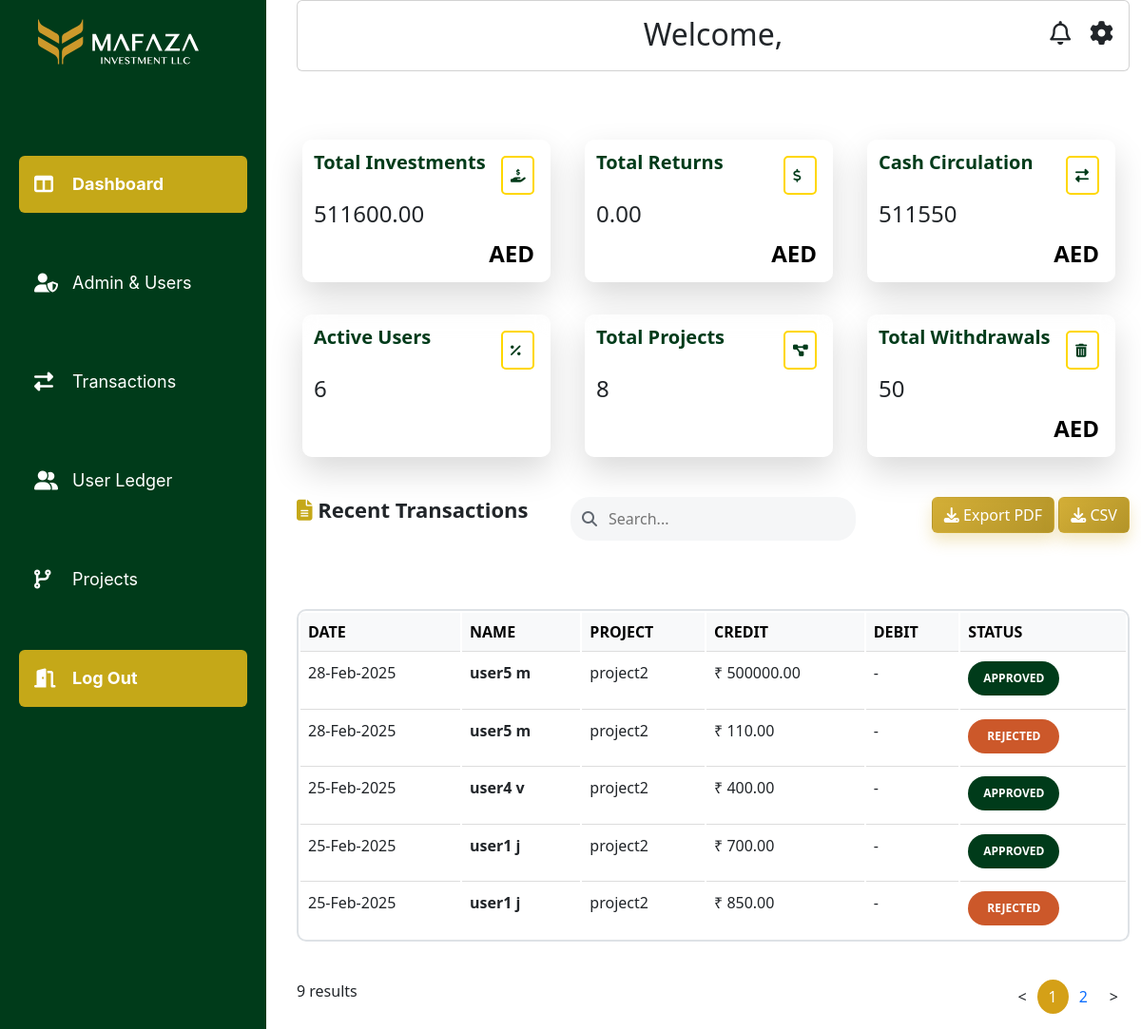
The app's page /mafazapp/admin/transactions/ (signed in) with its own data.
### mafazapp/models.py (models this page shows, shortened)
class Transaction(models.Model):
    TRANSACTION_TYPES = [
        ('investment', 'Investment'),
        ('withdrawal', 'Withdrawal'),
    ]
    date = models.DateField(auto_now_add=True)
    user = models.ForeignKey(CustomUser, on_delete=models.CASCADE, related_name="transactions")
    amount = models.DecimalField(max_digits=12, decimal_places=2)
    project = models.ForeignKey(InvestmentProject, on_delete=models.CASCADE)
    transaction_type = models.CharField(max_length=20, choices=TRANSACTION_TYPES)
    narration = models.TextField()
    receipt = models.ImageField(upload_to='receipts/', blank=True, null=True)
    status = models.CharField(max_length=10, choices=STATUS_CHOICES, default='pending')

class CustomUser(AbstractUser):
    id = models.UUIDField(primary_key=True, default=uuid.uuid4, editable=False)
    phone_number = models.CharField(max_length=15)
    address = models.TextField()
    country = CountryField()
    status = models.CharField(max_length=20, choices=STATUS_CHOICES, default='PENDING')
    is_approved = models.BooleanField(default=False)
    created_at = models.DateTimeField(auto_now_add=True)
    has_requested = models.BooleanField(default=False)

class InvestmentProject(models.Model):
    project_name = models.CharField(max_length=255)
    total_investment = models.DecimalField(max_digits=15, decimal_places=2)
    min_roi = models.DecimalField(max_digits=5, decimal_places=2, help_text="Minimum Return on Investment (%)")
    max_roi = models.DecimalField(max_digits=5, decimal_places=2, help_text="Maximum Return on Investment (%)")
    project_description = models.TextField()
    image1 = models.ImageField(upload_to='project_images/', blank=True, null=True)
    image2 = models.ImageField(upload_to='project_images/', blank=True, null=True)
    image3 = models.ImageField(upload_to='project_images/', blank=True, null=True)
    is_active = models.BooleanField(default=True)  # Added active/inactive toggle
    created_at = models.DateTimeField(auto_now_add=True)

### mafazapp/views.py (the view)
# urls.py: path('admin/transactions/', views.admindashboard, name='admindashboard'),
@user_passes_test(admin_required, login_url='home')
@never_cache
def admindashboard(request):
    user = request.user
    if request.method == "POST" and "update_profile" in request.POST:
        form = UserProfileUpdateForm(request.POST, instance=user)
        if form.is_valid():
            form.save()
            return redirect("admindashboard")
    else:
        form = UserProfileUpdateForm(instance=user)
    total_investments = Transaction.objects.filter(transaction_type="investment", status="approved").aggregate(Sum("amount"))["amount__sum"] or 0
    total_returns = Transaction.objects.filter(transaction_type="return", status="approved").aggregate(Sum("amount"))["amount__sum"] or 0
    total_withdrawals = Transaction.objects.filter(transaction_type="withdrawal").aggregate(Sum("amount"))["amount__sum"] or 0
    cash_circulation = total_investments - total_withdrawals
    active_users = get_user_model().objects.filter(is_active=True).count()
    total_projects = InvestmentProject.objects.count()
    search_query = request.GET.get("search", "")
    if search_query:
        transactions_list = Transaction.objects.select_related("user", "project").filter(
            Q(user__username__icontains=search_query) |
            Q(project__project_name__icontains=search_query)
        ).order_by("-date")
    else:
        transactions_list = Transaction.objects.select_related("user", "project").filter(
            ~Q(status="pending")
        ).order_by("-date")
    paginator = Paginator(transactions_list, 5)  # Show 5 transactions per page
    page = request.GET.get("page")
    try:
        transactions = paginator.page(page)
    except PageNotAnInteger:
        transactions = paginator.page(1)
    except EmptyPage:
        transactions = paginator.page(paginator.num_pages)
    context = {
        "form": form,
        "total_investments": total_investments,
        "total_returns": total_returns,
        "cash_circulation": cash_circulation,
        "active_users": active_users,
        "total_projects": total_projects,
        "total_withdrawals": total_withdrawals,
        "transactions": transactions,  # Paginated transactions
        "search_query": search_query,  # Pass the search query to the template
    }
    return render(request, "admindashboard.html", context)

### mafazapp/templates/admindashboard.html (shortened to what this page needs)
{% load static %}
<!DOCTYPE html>
<html lang="en">
<head>
    <link rel="stylesheet" type="text/css" href="{% static 'css/style.css' %}">
    <link href="https://cdn.jsdelivr.net/npm/bootstrap@5.3.0/dist/css/bootstrap.min.css" rel="stylesheet">
    <link rel="stylesheet" href="https://cdnjs.cloudflare.com/ajax/libs/font-awesome/6.5.1/css/all.min.css">
</head>
<body >
    <div class="sidebar" id="sidebar" >
        <div class="col-lg-4 col-md-12 col-sm-12 col-12 logo">
            <img src="{% static 'images/logo.svg' %}" alt="Logo" class="img-fluid ">
        </div>
<br><br><br><br>
<nav class="sidebar-menu">
    <a href="{% url 'admindashboard' %}" class="nav-link active">
        <i class="fa-solid fa-table-columns"></i> Dashboard
    </a>
    <a href="{% url 'adminusers' %}" class="nav-link">
        <i class='fas fa-user-shield'></i>
        Admin & Users
    </a>
    <a href="{% url 'admintransaction' %}" class="nav-link">
        <i class="fa-solid fa-exchange-alt"></i>
        Transactions
    </a>
    <a href="{% url 'userledger' %}" class="nav-link">
        <i class="fa-solid fa-user-group"></i>
          User Ledger
    </a>
    <a href="{% url 'adminprojects' %}" class="nav-link">
        <i class="fa-solid fa-code-branch"></i>
             Projects
    </a>
    <a href="{% url 'logout' %}" class="nav-link logout">
        <i class="fa-solid fa-door-open"></i>
             Log Out
    </a>
</nav>
</div>
<div class="content">
    <div class="container-fluid" >
        <div class="row">
            <div class="col-lg-12 col-md-12 col-sm-12 col-12">
                <div class="card p-3">
                    <h2 class="text-center">Welcome, {{ request.user.first_name }}</h2>
                    <div class="icons">
                        <i class="fa-regular fa-bell"></i>
                        <i class="fas fa-cog settings-icon" data-bs-toggle="modal" data-bs-target="#profileUpdateModal" style="cursor: pointer;"></i>
                    </div>
                </div>
            </div>
        </div>
    <br><br><br>
        <div class="row card1">
            <div class="col-lg-4 col-md-6 col-sm-12 col-12 maincard no-padding">
                <div class="icon"><i class="fas fa-hand-holding-usd"></i></div>
                <h6>Total Investments</h6>
                <h4>{{ total_investments|floatformat:2 }}</h4>
                <span class="aed-text">AED</span>
            </div>
    <div class="col-lg-4 col-md-6 col-sm-12 col-12 maincard no-padding">
        <div class="icon"><i class="fas fa-dollar-sign"></i></div>
        <h6>Total Returns</h6>
        <h4>{{ total_returns|floatformat:2 }}</h4>
        <span class="aed-text">AED</span>
    </div>
            <div class="col-lg-4 col-md-6 col-sm-12 col-12 maincard no-padding">
                    <div class="icon"><i class="fas fa-exchange-alt"></i></div>
                    <h6>Cash Circulation</h6>
                    <h4>{{ cash_circulation}}</h4>
                    <span class="aed-text">AED</span>
            </div>
        </div>
        <div class="row mt-3 card1">
            <div class="col-lg-4 col-md-6 col-sm-12 col-12 maincard no-padding">
                    <div class="icon"><i class="fas fa-percentage"></i></div>
                    <h6>Active Users</h6>
                    <h4>{{active_users}}</h4>
                </div>
            <div class="col-lg-4 col-md-6 col-sm-12 col-12 maincard no-padding">
                    <div class="icon"><i class="fas fa-project-diagram"></i></div>
                    <h6>Total Projects</h6>
                    <h4>{{total_projects}}</h4>
                </div>
            <div class="col-lg-4 col-md-6 col-sm-12 col-12 maincard no-padding">
                    <div class="icon"><i class="fas fa-trash-alt"></i></div>
                    <h6>Total Withdrawals</h6>
                    <h4>{{total_withdrawals}}</h4>
                    <span class="aed-text">AED</span>
                </div>
            </div>
        <div class="row mt-4 ledger1">
            <div class="col-lg-4">
                <h5>
                    <i class="fas fa-file-alt"></i> Recent Transactions
                </h5>
            </div>
            <form method="GET" action="{% url 'admindashboard' %}" class="col-lg-4 search-container">
                <i class="fas fa-search search-icon"></i>
                <input type="text" name="search" placeholder="Search..." class="search-bar" value="{{ search_query }}">
            </form>
            <div class="col-lg-4 text-end">
                <a href="{% url 'export_pdf' %}" class="btn csv-btn" style="color: white;">
                    <i class="fas fa-download"></i> Export PDF
                </a>
                <a href="{% url 'export_csv' %}" class="btn csv-btn" style="color: white;">
                    <i class="fas fa-download"></i> CSV
                </a>
            </div>
        </div>
        <br><br>
        <div class="row mt-4">
            <div class="col-12">
                <table class="table">
                    <thead class="table-light">
                        <tr>
                            <th>DATE</th>
                            <th>NAME</th>
                            <th>PROJECT</th>
                            <th>CREDIT</th>
                            <th>DEBIT</th>
                            <th>STATUS</th>
                        </tr>
                    </thead>
                    <tbody>
                        {% for transaction in transactions %}
                        <tr>
                            <td>{{ transaction.date|date:"d-M-Y" }}</td>
                            <td><strong>{{ transaction.user.get_full_name }}</strong></td>
                            <td>{{ transaction.project.project_name }}</td>
                            <td>
                                {% if transaction.transaction_type == "investment" %}
                                    ₹ {{ transaction.amount }}
                                {% else %}
                                    -
                                {% endif %}
                            </td>
                            <td>
                                {% if transaction.transaction_type == "withdrawal" %}
                                    ₹ {{ transaction.amount }}
                                {% else %}
                                    -
                                {% endif %}
                            </td>
                            <td>
                                {% if transaction.status == "approved" %}
                                    <button class="badge3">APPROVED</button>
                                {% elif transaction.status == "pending" %}
                                    <button class="badge2">PENDING</button>
                                {% elif transaction.status == "rejected" %}
                                    <button class="badge1">REJECTED</button>
                                {% endif %}
                            </td>
                        </tr>
                        {% empty %}
                        <tr>
                            <td colspan="6" class="text-center">No transactions found.</td>
                        </tr>
                        {% endfor %}
                    </tbody>
                </table>
            </div>
        </div>
        <div class="row mt-4">
            <div class="col-6">
                <p>{{ transactions.paginator.count }} results</p>
            </div>
            <div class="col-6">
                <nav aria-label="Page navigation example">
                    <ul class="pagination justify-content-end">
                        {% if transactions.has_previous %}
                            <li class="page-item">
                                <a class="page-link" href="?page={{ transactions.previous_page_number }}">&lt;</a>
                            </li>
                        {% else %}
                            <li class="page-item disabled">
                                <a class="page-link" href="#">&lt;</a>
                            </li>
                        {% endif %}
                        {% for num in transactions.paginator.page_range %}
                            <li class="page-item {% if transactions.number == num %}active{% endif %}">
                                <a class="page-link" href="?page={{ num }}">{{ num }}</a>
                            </li>
                        {% endfor %}
                        {% if transactions.has_next %}
                            <li class="page-item">
                                <a class="page-link" href="?page={{ transactions.next_page_number }}">&gt;</a>
                            </li>
                        {% else %}
                            <li class="page-item disabled">
                                <a class="page-link" href="#">&gt;</a>
                            </li>
                        {% endif %}
                    </ul>
                </nav>
            </div>
        </div>
    </div>
</div>
</body>
</html>

### records on screen
Transaction: status "APPROVED"
Transaction: status "REJECTED"
Transaction: status "APPROVED"
Transaction: status "APPROVED"
Transaction: status "REJECTED"

### other values on screen
{{ total_investments|floatformat:2 }} "511600.00"
{{ total_returns|floatformat:2 }} "0.00"
{{ cash_circulation }} "511550"
{{ active_users }} "6"
{{ total_projects }} "8"
{{ total_withdrawals }} "50"
{{ transactions.paginator.count }} "9"
{{ num }} "1" "2"
